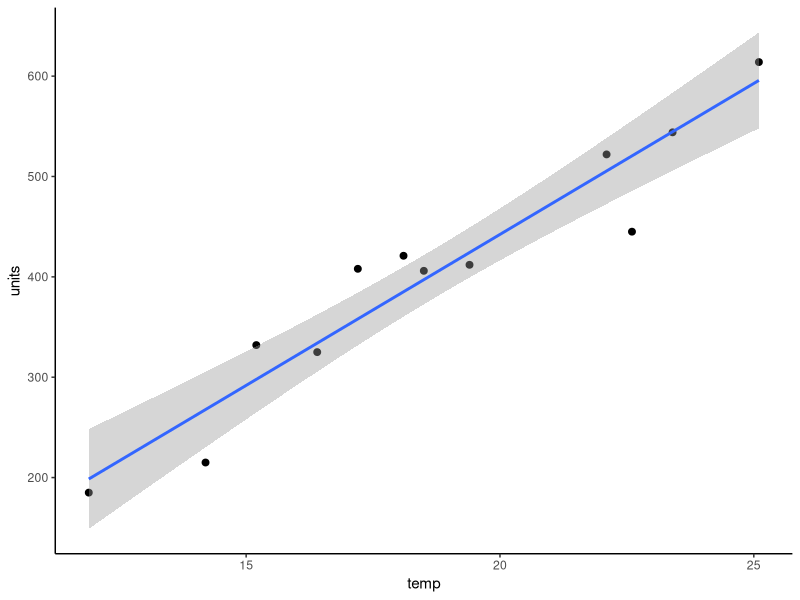

R code for this plot:
## ---- chunk 1
knitr::opts_chunk$set(
    echo         = FALSE,
    warning      = FALSE, 
    message      = FALSE,
    fig.cap      = TRUE,
    fig.width    = 5, 
    fig.asp      = 0.618,
    dev          = "ragg_png",
    dpi          = 300, 
    fig.showtext = TRUE
)
options(digits = 3)
## ---- chunk 2
library(tidyverse)

icecream <- readxl::read_excel("./data/icecream.xlsx")
icecream 
## ---- chunk 3
icecream %>% 
  ggplot(aes(temp, units)) + 
  geom_point(size = 2) +
  geom_smooth(method = "lm") +
  theme_classic()
## ---- chunk 4
mod <- lm(units ~ 1 + temp, data = icecream)
summary(mod)
## ---- chunk 5
mod %>% 
  broom::tidy() 
